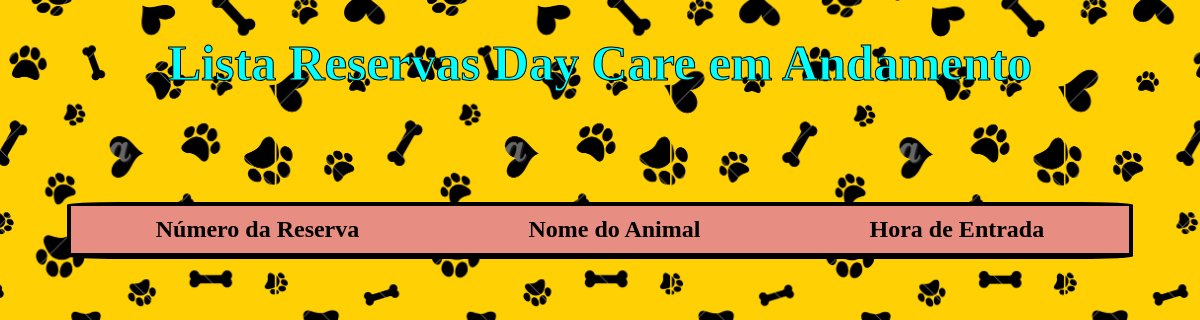
Page /lista_reservasday/ (signed in) on the earlier database version.
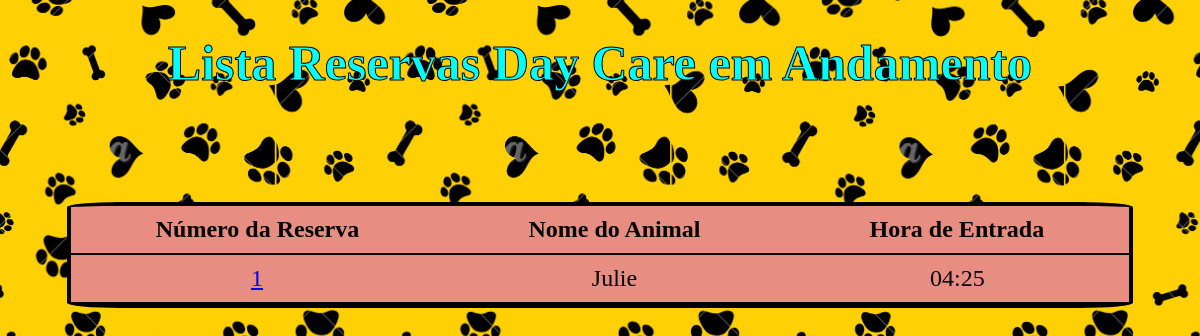
Same page on the later database version.
### hotel/models.py (models this page shows, shortened)
class ReservaDay(models.Model):
    pet = models.ForeignKey(FichaDog, on_delete=models.CASCADE)
    num_reserva = models.IntegerField(primary_key=True, editable=False)
    data = models.DateField()
    hora_entrada = models.TimeField()
    usuario  = models.ForeignKey(User, on_delete=models.CASCADE)
    HORARIO_CHOICES = (('2x_dia', 'Duas vezes por dia'),('3x_dia', 'Três vezes por dia'),('personalizado', 'Horário personalizado'),)
    horario_alimentacao = models.CharField(max_length=20, choices=HORARIO_CHOICES)
    horario_personalizado = models.CharField(max_length=20, blank=True, null=True)
    instrucoes_medicamentos = models.CharField(max_length=100, blank=True, null=True)
    ACEITAR_CHOICES = (('Sim', 'Duas vezes por dia'),('3x_dia', 'Três vezes por dia'),('personalizado', 'Horário personalizado'),)
    autorizacao_para_cuidados_medicos = models.BooleanField(default=False, choices=[(False, 'Não'), (True, 'Sim')])
    servicos_adicionais = models.ForeignKey('hotel.ServicosAdicionais', blank=True,null=True, on_delete=models.CASCADE)
    pago = models.BooleanField(default=False, null=True, choices=[(False, 'Não'), (True, 'Sim')])
    class Meta:
            db_table = 'Reserva_Day'

### ficha/models.py (models this page shows, shortened)
class FichaDog(models.Model):
    nome = models.CharField(max_length=100, primary_key=True)
    raca = models.CharField(max_length=100)
    idade = models.PositiveIntegerField()
    sexo = models.CharField(max_length=1, choices=(('M', 'Macho'), ('F', 'Fêmea')))
    peso = models.DecimalField(max_digits=5, decimal_places=2)
    tipo_alimentacao = models.CharField(max_length=100)
    restricoes_alimentares = models.CharField(max_length=100, blank=True, null=True)
    nome_tutor = models.CharField(max_length=100,blank=True)
    contato_tutor = models.CharField(max_length=100)
    cpf_tutor = models.PositiveIntegerField()
    endereco = models.TextField(max_length=100)
    veterinario_cao = models.CharField(max_length=100,blank=True, null=True)
    observacoes = models.TextField(blank=True, null=True)
    data = models.DateTimeField(auto_now_add=True)
    class Meta:
            db_table = 'Ficha_Dog'

### hotel/views.py (the view)
# urls.py: path('lista_reservasday/', views.reservaday_list, name='lista_reservaday'),
@login_required(login_url="/auth/login/")
def reservaday_list(request):
    hoje = date.today()  # obtém a data atual
    reservas = ReservaDay.objects.filter(pago=False)
    context = {
        'reservas': reservas
    }
    return render(request, 'lista_reservasday.html', context)

### hotel/templates/lista_reservasday.html (shortened to what this page needs)
<!DOCTYPE html>
<html>
  <head>
    {% load static %}
    <link rel="stylesheet" type="text/css" href="{% static 'css/style_lista_reserva1.css' %}">
  </head>
  <body>
    <table class="form">
        <h1 class='titulo'>Lista Reservas Day Care em Andamento</h1>
        <thead class="legenda">
          <tr class="tr">
            <th>Número da Reserva</th>
            <th>Nome do Animal</th>
            <th>Hora de Entrada</th>
          </tr>
        </thead>
        <br>
        <tbody>
          {% for reserva in reservas %}
          <tr>
            <td class='num'><a href="{% url 'caixa:caixaday' num_reserva=reserva.pk %}" class="btn btn-primary">{{ reserva.num_reserva }}</td>
            <td class='nome'>{{ reserva.pet.nome}}</td>
            <td class='entrada'>{{ reserva.hora_entrada }}</td>
          </tr>
          {% endfor %}
        </tbody>
    </table>
  </body>
</html>

Differences in the rows shown:
added ReservaDay: num_reserva "1", pet.nome "Julie", hora_entrada "04:25"
